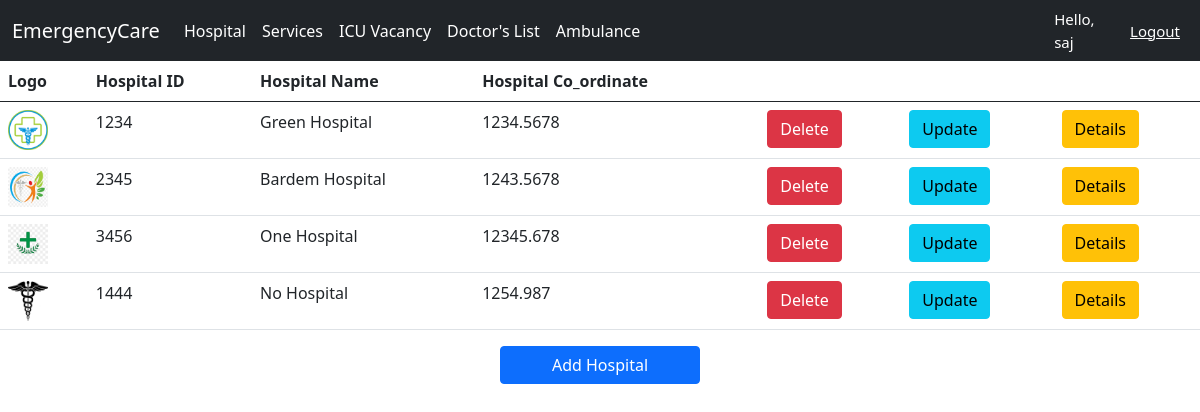
/Hospital/ (signed in), run on an earlier commit of the app's database.
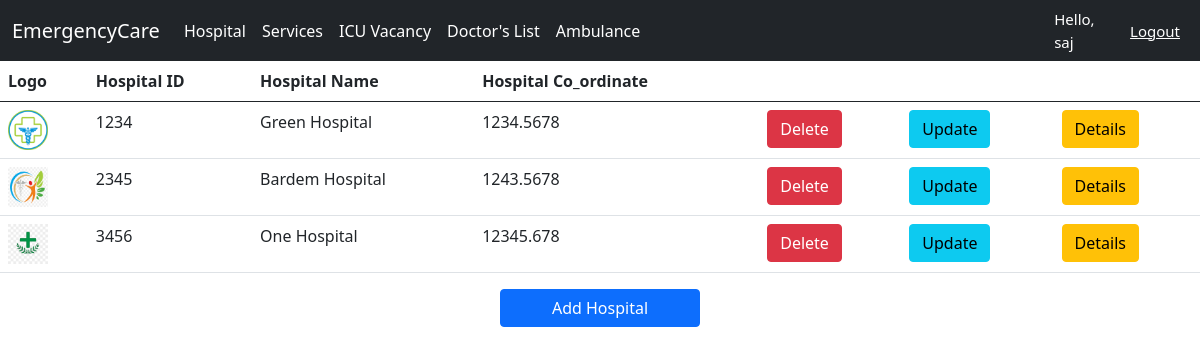
And on a later commit of the database.
### Location/models.py (models this page shows, shortened)
class Hospital(models.Model):
    H_ID = models.CharField(max_length=200)
    H_name = models.CharField(max_length=200)
    Co_ordinate = models.ForeignKey(Location, on_delete=models.CASCADE)
    image = models.ImageField(upload_to='images/',blank=True, null=True, default='images/default.jpg')

class Location(models.Model):
    Co_ordinate = models.CharField(max_length=200)
    def __str__(self):
        return self.Co_ordinate

### Location/views.py (the view)
# urls.py: path('Hospital/',l_views.hospital,name='hospital'),
@login_required(login_url='login')
def hospital(request):
    hospital = Hospital.objects.all()
    context={
       'hospital':hospital,
    }
    return render(request,template_name='hospital/hospital.html',context=context)

### templates/hospital/hospital.html
 {% extends 'hospital/Home.html' %}
 {% block content %}
 {% load static %}
<table class="table">
  <thead>
    <tr>
      <th scope="col">Logo</th>
      <th scope="col">Hospital ID</th>
      <th scope="col">Hospital Name</th>
      <th scope="col">Hospital Co_ordinate</th>
      <th></th>
        <th></th>
        <th></th>
    </tr>
  </thead>
  <tbody>
  {% for h in hospital %}
    <tr>
      <td><img src="{{h.image.url}}" style="height: 40px; width: 40px;"></td>
      <td>{{h.H_ID}}</td>
      <td>{{h.H_name}}</td>
      <td>{{h.Co_ordinate}}</td>
        {% if request.user.is_staff %}
        <td><a href="{% url 'delete_hospital' h.id %}" class="btn btn-danger">Delete</a></td>
        <td><a href="{% url 'update_hospital' h.id %}" class="btn btn-info">Update</a></td>
        {% endif %}
        <td><a href="{% url 'Details' h.id %}" class="btn btn-warning">Details</a></td>
    </tr>
  {% endfor %}
  </tbody>
</table>
{% if request.user.is_staff %}
 <div class = "d-grid gap-2 col-2 mx-auto" style="...">
  <a href="{% url 'add_hospital' %}" class = "btn btn-primary">Add Hospital</a>
 </div>
 {% endif %}
 {% endblock %}

What changed in the data, as far as the page shows it:
removed Hospital: image (picture), H_ID "1444", H_name "No Hospital", Co_ordinate "1254.987"
